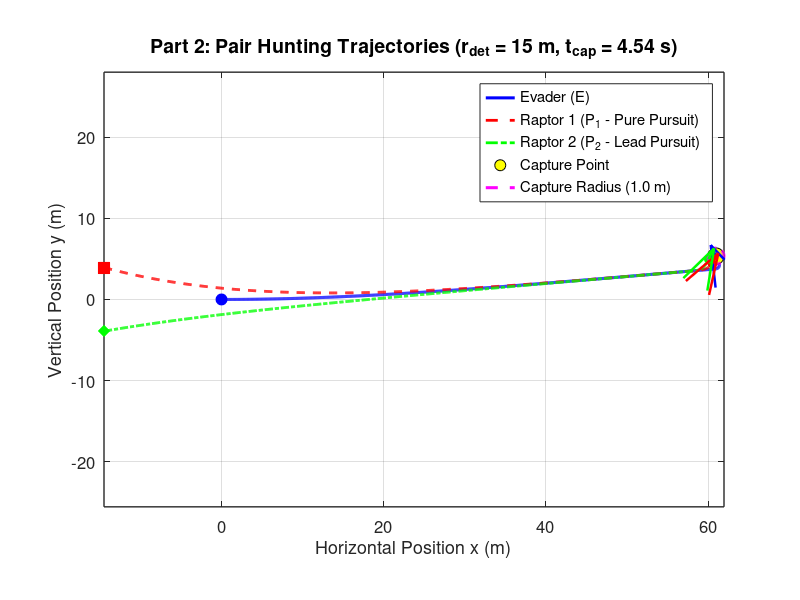

MATLAB code for this plot: (Note: this script raises an error after producing the figure.)
% pair_pursuit.m
% Part 2: Cooperative Pair Hunting (Pure Pursuit + Lead Pursuit Pincer)
clear; clc; close all;
addpath(fileparts(mfilename('fullpath')));

%% 1. Model Parameters
v_p = 60 / 3.6;          % Pursuer speed (16.67 m/s)
v_e = 50 / 3.6;          % Evader speed (13.89 m/s)
R_p = 1.5;               % Pursuer min turning radius (m)
R_e = 0.5;               % Evader min turning radius (m)

w_p_max = v_p / R_p;     % Max angular velocity of pursuer (11.11 rad/s)
w_e_max = v_e / R_e;     % Max angular velocity of evader (27.78 rad/s)

l_cap = 1.0;             % Capture radius (m)
r_det = 25.0;            % Initial detection distance (m) [15, 50]
r_jink = 2.5;            % Critical jink distance (m)
tau_max = 0.6;           % Max look-ahead time for P2 lead pursuit (s)
T_max = 15.0;            % Raptor stamina limit (s)
dt = 0.005;              % Time step (s)
N = round(T_max / dt);
start_distances = [15, 20, 25, 30, 35];
flank_angles = deg2rad([15, 20, 25, 30, 35]);
strategy_root = fileparts(fileparts(mfilename('fullpath')));
plot_folder = fullfile(strategy_root, 'plots', 'normal');
animation_folder = fullfile(strategy_root, 'animations', 'normal');
if ~exist(plot_folder, 'dir')
    mkdir(plot_folder);
end
if ~exist(animation_folder, 'dir')
    mkdir(animation_folder);
end
final_capture_times = zeros(1, numel(start_distances));

for scenario = 1:5
r_det = start_distances(scenario);
%% 2. Initial Conditions (t = 0)
alpha = flank_angles(scenario);

% Preallocate state arrays
x_E  = zeros(1, N); y_E  = zeros(1, N); theta_E  = zeros(1, N);
x_P1 = zeros(1, N); y_P1 = zeros(1, N); theta_P1 = zeros(1, N);
x_P2 = zeros(1, N); y_P2 = zeros(1, N); theta_P2 = zeros(1, N);
d1 = zeros(1, N); d2 = zeros(1, N);
t_vec = (0:N-1) * dt;

% Evader starts at origin facing +x
x_E(1) = 0; y_E(1) = 0; theta_E(1) = 0;

% Pursuer 1 (Top/Left Flank) & Pursuer 2 (Bottom/Right Flank)
x_P1(1) = -r_det * cos(alpha);  y_P1(1) =  r_det * sin(alpha);  theta_P1(1) = 0;
x_P2(1) = -r_det * cos(-alpha); y_P2(1) =  r_det * sin(-alpha); theta_P2(1) = 0;

captured = false;
end_idx = N;
is_jinking = false;
theta_target = 0;
optimal_angle = deg2rad(110);

%% 3. Time-Stepping Simulation Loop (Forward Euler)
for k = 1:N-1
    d1(k) = hypot(x_E(k) - x_P1(k), y_E(k) - y_P1(k));
    d2(k) = hypot(x_E(k) - x_P2(k), y_E(k) - y_P2(k));
    
    if min(d1(k), d2(k)) <= l_cap
        captured = true;
        end_idx = k;
        break;
    end
    
    % --- Pursuer 1 Control: Pure Pursuit (Direct Line-of-Sight) ---
    theta_LOS1 = atan2(y_E(k) - y_P1(k), x_E(k) - x_P1(k));
    dtheta_P1 = atan2(sin(theta_LOS1 - theta_P1(k)), cos(theta_LOS1 - theta_P1(k)));
    if abs(dtheta_P1) <= w_p_max * dt
        w_P1 = dtheta_P1 / dt;
    else
        w_P1 = w_p_max * sign(dtheta_P1);
    end
    
    % --- Pursuer 2 Control: Cooperative Lead Pursuit ---
    tau = min(tau_max, d2(k) / v_p);
    x_lead = x_E(k) + tau * v_e * cos(theta_E(k));
    y_lead = y_E(k) + tau * v_e * sin(theta_E(k));
    
    theta_LOS2 = atan2(y_lead - y_P2(k), x_lead - x_P2(k));
    dtheta_P2 = atan2(sin(theta_LOS2 - theta_P2(k)), cos(theta_LOS2 - theta_P2(k)));
    if abs(dtheta_P2) <= w_p_max * dt
        w_P2 = dtheta_P2 / dt;
    else
        w_P2 = w_p_max * sign(dtheta_P2);
    end
    
    % --- Evader Control: Inside Cut with Reset ---
    if is_jinking && min(d1(k), d2(k)) > r_jink + 1.5
        is_jinking = false;
    end

    if ~is_jinking && (d1(k) <= r_jink || d2(k) <= r_jink)
        is_jinking = true;
        if d1(k) <= d2(k)
            theta_target = theta_LOS1 + optimal_angle;
        else
            theta_target = theta_LOS2 - optimal_angle;
        end
    end

    if is_jinking
        dtheta_E = atan2(sin(theta_target - theta_E(k)), ...
            cos(theta_target - theta_E(k)));
        if abs(dtheta_E) <= w_e_max * dt
            w_E = dtheta_E / dt;
        else
            w_E = w_e_max * sign(dtheta_E);
        end
    else
        vx_threat = (x_E(k) - x_P1(k))/d1(k) + (x_E(k) - x_P2(k))/d2(k);
        vy_threat = (y_E(k) - y_P1(k))/d1(k) + (y_E(k) - y_P2(k))/d2(k);
        theta_flee = atan2(vy_threat, vx_threat);
        dtheta_E = atan2(sin(theta_flee - theta_E(k)), cos(theta_flee - theta_E(k)));
        if abs(dtheta_E) <= w_e_max * dt
            w_E = dtheta_E / dt;
        else
            w_E = w_e_max * sign(dtheta_E);
        end
    end
    
    % --- Euler Kinematic Updates ---
    x_P1(k+1) = x_P1(k) + v_p * cos(theta_P1(k)) * dt;
    y_P1(k+1) = y_P1(k) + v_p * sin(theta_P1(k)) * dt;
    theta_P1(k+1) = theta_P1(k) + w_P1 * dt;
    
    x_P2(k+1) = x_P2(k) + v_p * cos(theta_P2(k)) * dt;
    y_P2(k+1) = y_P2(k) + v_p * sin(theta_P2(k)) * dt;
    theta_P2(k+1) = theta_P2(k) + w_P2 * dt;
    
    x_E(k+1) = x_E(k) + v_e * cos(theta_E(k)) * dt;
    y_E(k+1) = y_E(k) + v_e * sin(theta_E(k)) * dt;
    theta_E(k+1) = theta_E(k) + w_E * dt;
end

d1(end_idx) = hypot(x_E(end_idx) - x_P1(end_idx), y_E(end_idx) - y_P1(end_idx));
d2(end_idx) = hypot(x_E(end_idx) - x_P2(end_idx), y_E(end_idx) - y_P2(end_idx));
final_capture_times(scenario) = t_vec(end_idx);

%% 4. Figure 1: Combined 2D Trajectory Plot (All 3 Players on Same Axis)
figure('Color', 'w', 'Position', [80, 80, 1050, 700]);
hold on; grid on; axis equal;

% Plot all 3 trajectories on the same axis
plot(x_E(1:end_idx),  y_E(1:end_idx),  'b-',  'LineWidth', 2.2, 'DisplayName', 'Evader (E)');
plot(x_P1(1:end_idx), y_P1(1:end_idx), 'r--', 'LineWidth', 2.0, 'DisplayName', 'Raptor 1 (P_1 - Pure Pursuit)');
plot(x_P2(1:end_idx), y_P2(1:end_idx), 'g-.', 'LineWidth', 2.0, 'DisplayName', 'Raptor 2 (P_2 - Lead Pursuit)');

% Plot Start Positions (t = 0)
plot(x_E(1),  y_E(1),  'bo', 'MarkerSize', 8, 'MarkerFaceColor', 'b', 'HandleVisibility', 'off');
plot(x_P1(1), y_P1(1), 'rs', 'MarkerSize', 8, 'MarkerFaceColor', 'r', 'HandleVisibility', 'off');
plot(x_P2(1), y_P2(1), 'gd', 'MarkerSize', 8, 'MarkerFaceColor', 'g', 'HandleVisibility', 'off');

% Plot Final/Capture Positions
plot(x_E(end_idx),  y_E(end_idx),  'ko', 'MarkerSize', 12, ...
    'MarkerFaceColor', 'y', 'DisplayName', 'Capture Point');
plot(x_P1(end_idx), y_P1(end_idx), 'ro', 'MarkerSize', 6, 'MarkerFaceColor', 'r', 'HandleVisibility', 'off');
plot(x_P2(end_idx), y_P2(end_idx), 'go', 'MarkerSize', 6, 'MarkerFaceColor', 'g', 'HandleVisibility', 'off');

% Plot Capture Radius Circle around Evader's Final Position
th_circ = linspace(0, 2*pi, 100);
plot(x_E(end_idx) + l_cap*cos(th_circ), y_E(end_idx) + l_cap*sin(th_circ), ...
    'm--', 'LineWidth', 2.2, 'DisplayName', 'Capture Radius (1.0 m)');

% Show each player's final heading as a single colored arrow.
quiver(x_E(end_idx), y_E(end_idx), cos(theta_E(end_idx)), sin(theta_E(end_idx)), ...
    1.5, 'b', 'LineWidth', 1.8, 'MaxHeadSize', 2, 'HandleVisibility', 'off');
quiver(x_P1(end_idx), y_P1(end_idx), cos(theta_P1(end_idx)), sin(theta_P1(end_idx)), ...
    1.5, 'r', 'LineWidth', 1.8, 'MaxHeadSize', 2, 'HandleVisibility', 'off');
quiver(x_P2(end_idx), y_P2(end_idx), cos(theta_P2(end_idx)), sin(theta_P2(end_idx)), ...
    1.5, 'g', 'LineWidth', 1.8, 'MaxHeadSize', 2, 'HandleVisibility', 'off');

set(gca, 'FontSize', 12, 'LineWidth', 1.0, 'Box', 'on');
xlabel('Horizontal Position x (m)', 'FontSize', 13);
ylabel('Vertical Position y (m)', 'FontSize', 13);
title(sprintf('Part 2: Pair Hunting Trajectories (r_{det} = %.0f m, t_{cap} = %.2f s)', ...
    r_det, t_vec(end_idx)), 'FontSize', 14);
legend('Location', 'best');
exportgraphics(gcf, fullfile(plot_folder, sprintf('scenario_%d_trajectory.png', scenario)), 'Resolution', 200);
create_trajectory_animation_2(t_vec(1:end_idx), x_E(1:end_idx), y_E(1:end_idx), ...
    theta_E(1:end_idx), x_P1(1:end_idx), y_P1(1:end_idx), theta_P1(1:end_idx), ...
    x_P2(1:end_idx), y_P2(1:end_idx), theta_P2(1:end_idx), l_cap, ...
    fullfile(animation_folder, sprintf('scenario_%d.mp4', scenario)));

%% 5. Figure 2: Separation Distance Plot
figure('Color', 'w', 'Position', [180, 120, 850, 550]);
hold on; grid on;
plot(t_vec(1:end_idx), d1(1:end_idx), 'r-', 'LineWidth', 1.8, 'DisplayName', 'd_1(t) (Raptor 1)');
plot(t_vec(1:end_idx), d2(1:end_idx), 'g-', 'LineWidth', 1.8, 'DisplayName', 'd_2(t) (Raptor 2)');
yline(l_cap, 'k--', 'Capture Threshold (l = 1.0 m)', 'LineWidth', 1.5, 'HandleVisibility', 'off');
set(gca, 'FontSize', 12, 'LineWidth', 1.0, 'Box', 'on');
xlabel('Time t (s)', 'FontSize', 13);
ylabel('Distance to Prey (m)', 'FontSize', 13);
title(sprintf('Part 2: Pair Separation Distances vs. Time (t_{final} = %.2f s)', ...
    final_capture_times(scenario)), 'FontSize', 14);
legend('Location', 'southoutside', 'NumColumns', 2);
exportgraphics(gcf, fullfile(plot_folder, sprintf('scenario_%d_separation.png', scenario)), 'Resolution', 200);
close all;
end

%% 6. Jink-Distance Sweep: Capture Time Histogram
jink_distances = 1.0:0.25:8.0;
capture_times = zeros(5, numel(jink_distances));

for scenario = 1:5
    for j = 1:numel(jink_distances)
        capture_times(scenario, j) = simulate_capture_time( ...
            start_distances(scenario), flank_angles(scenario), ...
            jink_distances(j), v_p, v_e, R_p, R_e, l_cap, ...
            tau_max, T_max, dt);
    end
end

figure('Color', 'w', 'Position', [80, 80, 1200, 850]);
for scenario = 1:5
    subplot(3, 2, scenario);
    bar(jink_distances, capture_times(scenario, :), 1.0, ...
        'FaceColor', [0.25, 0.65, 0.35], 'EdgeColor', 'none');
    hold on; grid on;

    [max_capture_time, max_idx] = max(capture_times(scenario, :));
    plot(jink_distances(max_idx), max_capture_time, 'r^', ...
        'MarkerSize', 9, 'MarkerFaceColor', 'r');
    xline(jink_distances(max_idx), 'r--', 'LineWidth', 1.2);

    xlabel('Jink distance (m)');
    ylabel('Capture time (s)');
    title(sprintf('Scenario %d (r_{det} = %.0f m, t_{final} = %.2f s)', ...
        scenario, start_distances(scenario), final_capture_times(scenario)));
    legend('Capture time', sprintf('Maximum: %.2f m', jink_distances(max_idx)), ...
        'Location', 'best');
    set(gca, 'FontSize', 10, 'Box', 'on');
end

sgtitle('Strategy 2: Capture Time for a Range of Jink Distances (final times shown per scenario)');
exportgraphics(gcf, fullfile(plot_folder, 'jink_distance_capture_time.png'), ...
    'Resolution', 200);
close all;

fprintf('Strategy 2 maximum capture times by scenario:\n');
for scenario = 1:5
    [max_capture_time, max_idx] = max(capture_times(scenario, :));
    fprintf('  Scenario %d: %.2f m jink distance -> %.2f s capture time\n', ...
        scenario, jink_distances(max_idx), max_capture_time);
end

%% 7. Jink-Angle Sweep: Capture Time Histogram
angle_offsets = deg2rad(0:5:180);
angle_capture_times = zeros(5, numel(angle_offsets));

for scenario = 1:5
    for j = 1:numel(angle_offsets)
        angle_capture_times(scenario, j) = simulate_capture_time_angle( ...
            start_distances(scenario), flank_angles(scenario), r_jink, ...
            angle_offsets(j), v_p, v_e, R_p, R_e, l_cap, tau_max, ...
            T_max, dt);
    end
end

figure('Color', 'w', 'Position', [80, 80, 1200, 850]);
for scenario = 1:5
    subplot(3, 2, scenario);
    bar(rad2deg(angle_offsets), angle_capture_times(scenario, :), 1.0, ...
        'FaceColor', [0.75, 0.45, 0.20], 'EdgeColor', 'none');
    hold on; grid on;

    [max_capture_time, max_idx] = max(angle_capture_times(scenario, :));
    plot(rad2deg(angle_offsets(max_idx)), max_capture_time, 'r^', ...
        'MarkerSize', 9, 'MarkerFaceColor', 'r');
    xline(rad2deg(angle_offsets(max_idx)), 'r--', 'LineWidth', 1.2);

    xlabel('Jink angle offset (degrees)');
    ylabel('Capture time (s)');
    title(sprintf('Scenario %d (r_{det} = %.0f m, t_{final} = %.2f s)', ...
        scenario, start_distances(scenario), final_capture_times(scenario)));
    legend('Capture time', sprintf('Maximum: %.0f deg', ...
        rad2deg(angle_offsets(max_idx))), 'Location', 'best');
    set(gca, 'FontSize', 10, 'Box', 'on');
end

sgtitle(sprintf('Strategy 2: Capture Time by Jink Angle (r_{jink} = %.1f m)', ...
    r_jink));
exportgraphics(gcf, fullfile(plot_folder, 'jink_angle_capture_time.png'), ...
    'Resolution', 200);
close all;

fprintf('Strategy 2 maximum capture angles by scenario:\n');
for scenario = 1:5
    [max_capture_time, max_idx] = max(angle_capture_times(scenario, :));
    fprintf('  Scenario %d: %.0f degree angle -> %.2f s capture time\n', ...
        scenario, rad2deg(angle_offsets(max_idx)), max_capture_time);
end

function capture_time = simulate_capture_time(r_det, alpha, r_jink, ...
    v_p, v_e, R_p, R_e, l_cap, tau_max, T_max, dt)
    w_p_max = v_p / R_p;
    w_e_max = v_e / R_e;
    N = round(T_max / dt);

    x_E = 0;
    y_E = 0;
    theta_E = 0;
    x_P1 = -r_det * cos(alpha);
    y_P1 = r_det * sin(alpha);
    theta_P1 = 0;
    x_P2 = -r_det * cos(-alpha);
    y_P2 = r_det * sin(-alpha);
    theta_P2 = 0;
    capture_time = T_max;
    is_jinking = false;
    theta_target = 0;
    optimal_angle = deg2rad(110);

    for k = 1:N-1
        d1 = hypot(x_E - x_P1, y_E - y_P1);
        d2 = hypot(x_E - x_P2, y_E - y_P2);
        if min(d1, d2) <= l_cap
            capture_time = (k - 1) * dt;
            return;
        end

        theta_LOS1 = atan2(y_E - y_P1, x_E - x_P1);
        dtheta_P1 = atan2(sin(theta_LOS1 - theta_P1), ...
            cos(theta_LOS1 - theta_P1));
        if abs(dtheta_P1) <= w_p_max * dt
            w_P1 = dtheta_P1 / dt;
        else
            w_P1 = w_p_max * sign(dtheta_P1);
        end

        tau = min(tau_max, d2 / v_p);
        x_lead = x_E + tau * v_e * cos(theta_E);
        y_lead = y_E + tau * v_e * sin(theta_E);
        theta_LOS2 = atan2(y_lead - y_P2, x_lead - x_P2);
        dtheta_P2 = atan2(sin(theta_LOS2 - theta_P2), ...
            cos(theta_LOS2 - theta_P2));
        if abs(dtheta_P2) <= w_p_max * dt
            w_P2 = dtheta_P2 / dt;
        else
            w_P2 = w_p_max * sign(dtheta_P2);
        end

        if is_jinking && min(d1, d2) > r_jink + 1.5
            is_jinking = false;
        end

        if ~is_jinking && (d1 <= r_jink || d2 <= r_jink)
            is_jinking = true;
            if d1 <= d2
                theta_target = theta_LOS1 + optimal_angle;
            else
                theta_target = theta_LOS2 - optimal_angle;
            end
        end

        if is_jinking
            dtheta_E = atan2(sin(theta_target - theta_E), ...
                cos(theta_target - theta_E));
            if abs(dtheta_E) <= w_e_max * dt
                w_E = dtheta_E / dt;
            else
                w_E = w_e_max * sign(dtheta_E);
            end
        else
            vx_threat = (x_E - x_P1) / d1 + (x_E - x_P2) / d2;
            vy_threat = (y_E - y_P1) / d1 + (y_E - y_P2) / d2;
            theta_flee = atan2(vy_threat, vx_threat);
            dtheta_E = atan2(sin(theta_flee - theta_E), ...
                cos(theta_flee - theta_E));
            if abs(dtheta_E) <= w_e_max * dt
                w_E = dtheta_E / dt;
            else
                w_E = w_e_max * sign(dtheta_E);
            end
        end

        x_P1 = x_P1 + v_p * cos(theta_P1) * dt;
        y_P1 = y_P1 + v_p * sin(theta_P1) * dt;
        theta_P1 = theta_P1 + w_P1 * dt;
        x_P2 = x_P2 + v_p * cos(theta_P2) * dt;
        y_P2 = y_P2 + v_p * sin(theta_P2) * dt;
        theta_P2 = theta_P2 + w_P2 * dt;
        x_E = x_E + v_e * cos(theta_E) * dt;
        y_E = y_E + v_e * sin(theta_E) * dt;
        theta_E = theta_E + w_E * dt;
    end
end

function capture_time = simulate_capture_time_angle(r_det, alpha, r_jink, ...
    angle_offset, v_p, v_e, R_p, R_e, l_cap, tau_max, T_max, dt)
    w_p_max = v_p / R_p;
    w_e_max = v_e / R_e;
    N = round(T_max / dt);

    x_E = 0;
    y_E = 0;
    theta_E = 0;
    x_P1 = -r_det * cos(alpha);
    y_P1 = r_det * sin(alpha);
    theta_P1 = 0;
    x_P2 = -r_det * cos(-alpha);
    y_P2 = r_det * sin(-alpha);
    theta_P2 = 0;
    capture_time = T_max;
    is_jinking = false;
    theta_target = 0;

    for k = 1:N-1
        d1 = hypot(x_E - x_P1, y_E - y_P1);
        d2 = hypot(x_E - x_P2, y_E - y_P2);
        if min(d1, d2) <= l_cap
            capture_time = (k - 1) * dt;
            return;
        end

        theta_LOS1 = atan2(y_E - y_P1, x_E - x_P1);
        dtheta_P1 = atan2(sin(theta_LOS1 - theta_P1), ...
            cos(theta_LOS1 - theta_P1));
        if abs(dtheta_P1) <= w_p_max * dt
            w_P1 = dtheta_P1 / dt;
        else
            w_P1 = w_p_max * sign(dtheta_P1);
        end

        tau = min(tau_max, d2 / v_p);
        x_lead = x_E + tau * v_e * cos(theta_E);
        y_lead = y_E + tau * v_e * sin(theta_E);
        theta_LOS2 = atan2(y_lead - y_P2, x_lead - x_P2);
        dtheta_P2 = atan2(sin(theta_LOS2 - theta_P2), ...
            cos(theta_LOS2 - theta_P2));
        if abs(dtheta_P2) <= w_p_max * dt
            w_P2 = dtheta_P2 / dt;
        else
            w_P2 = w_p_max * sign(dtheta_P2);
        end

        if is_jinking && min(d1, d2) > r_jink + 1.5
            is_jinking = false;
        end

        if ~is_jinking && (d1 <= r_jink || d2 <= r_jink)
            is_jinking = true;
            if d1 <= d2
                theta_target = theta_LOS1 + angle_offset;
            else
                theta_target = theta_LOS2 - angle_offset;
            end
        end

        if is_jinking
            dtheta_E = atan2(sin(theta_target - theta_E), ...
                cos(theta_target - theta_E));
            if abs(dtheta_E) <= w_e_max * dt
                w_E = dtheta_E / dt;
            else
                w_E = w_e_max * sign(dtheta_E);
            end
        else
            vx_threat = (x_E - x_P1) / d1 + (x_E - x_P2) / d2;
            vy_threat = (y_E - y_P1) / d1 + (y_E - y_P2) / d2;
            theta_flee = atan2(vy_threat, vx_threat);
            dtheta_E = atan2(sin(theta_flee - theta_E), ...
                cos(theta_flee - theta_E));
            if abs(dtheta_E) <= w_e_max * dt
                w_E = dtheta_E / dt;
            else
                w_E = w_e_max * sign(dtheta_E);
            end
        end

        x_P1 = x_P1 + v_p * cos(theta_P1) * dt;
        y_P1 = y_P1 + v_p * sin(theta_P1) * dt;
        theta_P1 = theta_P1 + w_P1 * dt;
        x_P2 = x_P2 + v_p * cos(theta_P2) * dt;
        y_P2 = y_P2 + v_p * sin(theta_P2) * dt;
        theta_P2 = theta_P2 + w_P2 * dt;
        x_E = x_E + v_e * cos(theta_E) * dt;
        y_E = y_E + v_e * sin(theta_E) * dt;
        theta_E = theta_E + w_E * dt;
    end
end
